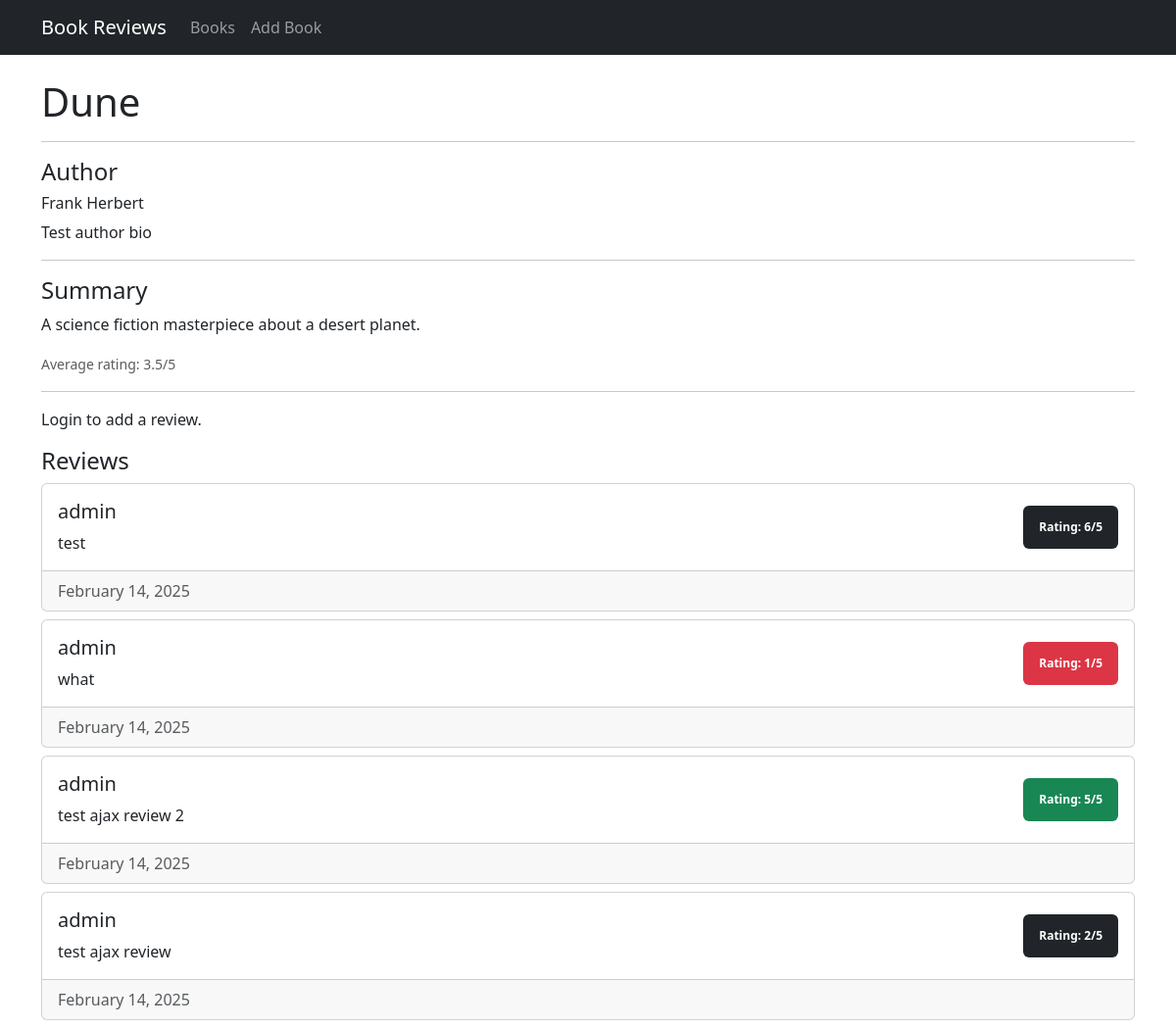
/book/2/, run on the app's committed database.
### reviews/models.py (models this page shows, shortened)
class Book(models.Model):
    title = models.CharField(max_length=200)
    author = models.CharField(max_length=200)
    author_bio = models.TextField()
    description = models.TextField()
    categories = models.ManyToManyField(Category)
    created_at = models.DateTimeField(auto_now_add=True)
    def average_rating(self):
        reviews = self.review_set.all()
        if reviews:
            return sum(review.rating for review in reviews) / len(reviews)
        return 0

class Review(models.Model):
    book = models.ForeignKey(Book, on_delete=models.CASCADE)
    user = models.ForeignKey(User, on_delete=models.CASCADE)
    text = models.TextField()
    rating = models.IntegerField(choices=[(i, i) for i in range(1, 6)])
    created_at = models.DateTimeField(auto_now_add=True)

### reviews/views.py (the view)
# urls.py: path('book/<int:book_id>/', views.book_detail, name='book_detail'),
def book_detail(request, book_id):
    book = get_object_or_404(Book, id=book_id)
    reviews = book.review_set.all().order_by('-created_at')
    paginator = Paginator(reviews, 4)  # Show 5 reviews per page
    page_number = request.GET.get('page')
    page_obj = paginator.get_page(page_number)
    context = {
        'book': book,
        'reviews': page_obj
    }
    return render(request, 'reviews/book_detail.html', context)

### reviews/templates/reviews/book_detail.html (shortened to what this page needs)
{% extends "base.html" %}
{% block content %}
<div class="container mt-4">
    <h1>{{ book.title }}</h1>
    <hr>
    <h4>Author</h4>
    <h6>{{ book.author }}</h6>
    <p>{{ book.author_bio }}</p>
    <hr>
    <h4>Summary</h4>
    <p>{{ book.description }}</p>
    <p>
        <small class="text-muted">Average rating: {{ book.average_rating|floatformat:1 }}/5</small>
    </p>
    <hr>
    {% if user.is_authenticated %}
    <div class="card mb-4">
        <div class="card-body">
            <h5>Add Review</h5>
            <form id="review-form" method="post" action="{% url 'reviews:add_review' book.id %}">
                {% csrf_token %}
                <div class="mb-3">
                    <label for="rating" class="form-label">Rating</label>
                    <select name="rating" id="rating" class="form-control" required>
                        <option value="">Select rating...</option>
                        {% for i in "12345" %}
                            <option value="{{ i }}">{{ i }}</option>
                        {% endfor %}
                    </select>
                </div>
                <div class="mb-3">
                    <label for="text" class="form-label">Review</label>
                    <textarea name="text" id="text" class="form-control" rows="3" required></textarea>
                </div>
                <button type="submit" class="btn btn-primary">Submit Review</button>
            </form>
            <div id="review-status" class="mt-2"></div>
        </div>
    </div>
    {% else %}
        <p>Login to add a review.</p>
    {% endif %}
    <h4>Reviews</h4>
    <div id="reviews">
        {% for review in reviews %}
        <div class="card mb-2">
            <div class="card-body">
                <div class="d-flex justify-content-between align-items-center">
                    <div>
                        <h5 class="card-title">{{ review.user }}</h5>
                        <p class="card-text">{{ review.text }}</p>
                    </div>
                    <div>
                        <span class="badge p-3 fs-7
                        {% if review.rating == 5 %}bg-success
                        {% elif review.rating == 1 %}bg-danger
                        {% else %}bg-dark
                        {% endif %}">
                        Rating: {{ review.rating }}/5</span>
                    </div>
                </div>
            </div>
            <div class="card-footer text-muted">
                {{ review.created_at|date:"F j, Y" }}
            </div>
        </div>
    {% empty %}
        <p>No reviews found.</p>
    {% endfor %}
    </div>
</div>
{% endblock %}

### data on the page
Book: title "Dune", author "Frank Herbert", author_bio "Test author bio", description "A science fiction masterpiece about a desert planet.", average_rating "3.5"
Review: user "admin", text "test", rating "6", created_at "February 14, 2025"
Review: user "admin", text "what", rating "1", created_at "February 14, 2025"
Review: user "admin", text "test ajax review 2", rating "5", created_at "February 14, 2025"
Review: user "admin", text "test ajax review", rating "2", created_at "February 14, 2025"
